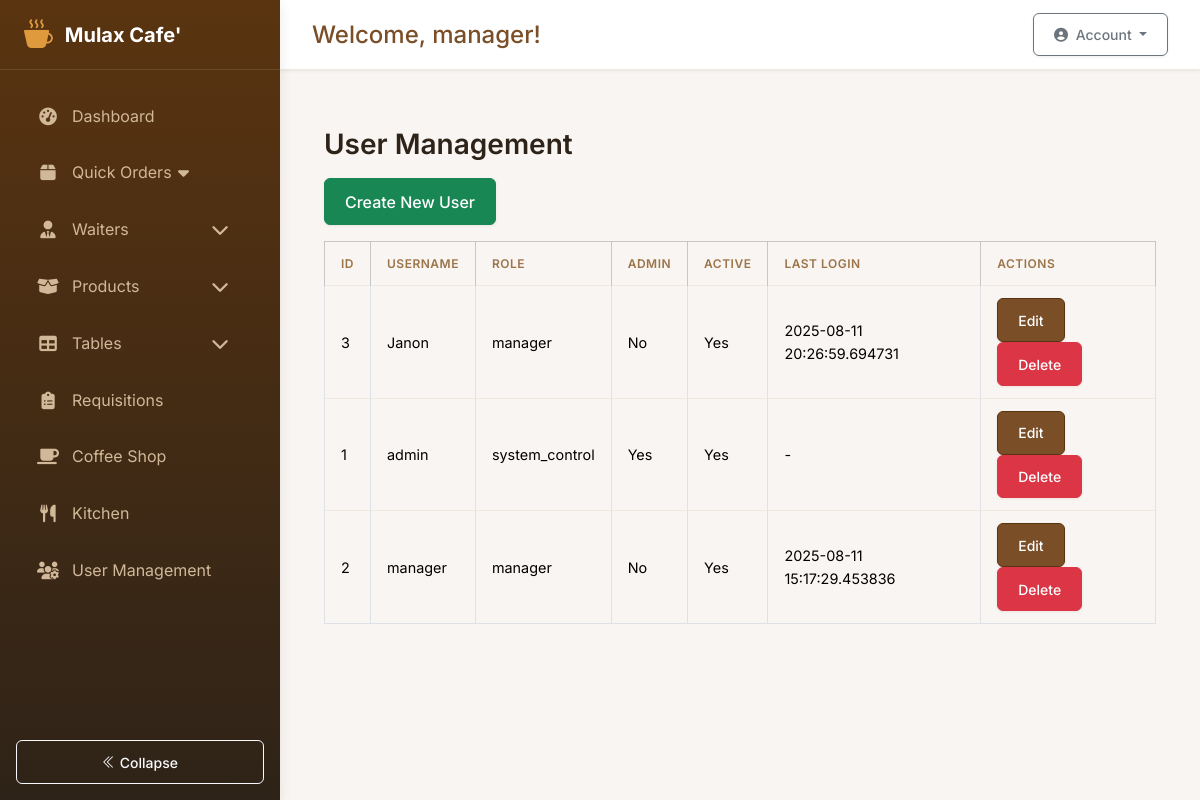
Before: /auth/admin/users (signed in) with the older database file.
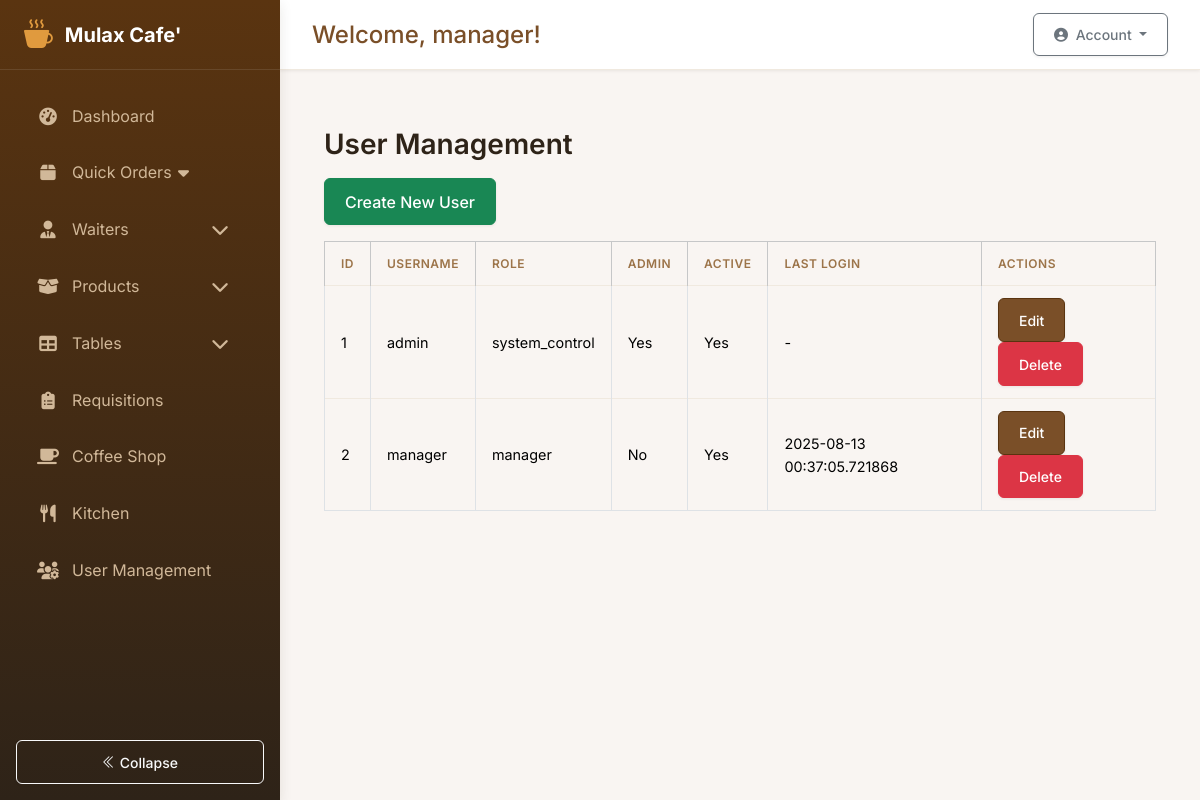
After: the same page with the newer database file.
### app/models.py (models this page shows, shortened)
class User(db.Model, UserMixin):
    __tablename__ = 'users'
    id = db.Column(db.Integer, primary_key=True)
    username = db.Column(db.String(80), unique=True, nullable=False)
    password_hash = db.Column(db.String(128))
    role = db.Column(db.String(20), default='employee')  # Possible values: 'system_control', 'manager', 'employee'
    is_admin = db.Column(db.Boolean, default=False)
    active = db.Column(db.Boolean, default=True)
    created_at = db.Column(db.DateTime, default=lambda: datetime.now(pytz.timezone('Africa/Kigali')))
    last_login = db.Column(db.DateTime)
    must_change_password = db.Column(db.Boolean, default=True)
    current_shift_id = db.Column(db.Integer, db.ForeignKey('shifts.id'))
    current_shift = db.relationship('Shift', back_populates='users')
    attendances = db.relationship('Attendance', back_populates='user')
    stock_movements = db.relationship('StockMovement', back_populates='user')
    requisitions = db.relationship(
        'Requisition',
        back_populates='requester',
        foreign_keys='[Requisition.user_id]'
    )
    approved_requisitions = db.relationship(
        'Requisition',
        back_populates='approver',
        foreign_keys='[Requisition.approved_by]'
    )
    coffee_sales = db.relationship('CoffeeSale', back_populates='recorder')
    orders_recorded = db.relationship('Order', back_populates='recorder', foreign_keys='[Order.recorded_by]')
    orders_served = db.relationship('Order', back_populates='server', foreign_keys='[Order.served_by]')
    orders_created = db.relationship('Order', back_populates='user', foreign_keys='Order.user_id')
    def is_system_control(self):
        return self.role == 'system_control' or self.is_admin
    def is_employee(self):
        return self.role == 'employee'
    def get_current_shift(self):
        if self.is_admin or self.is_system_control():
            return None  # Admins can see all shifts
        return self.current_shift

### app/auth/auth.py (the view)
@bp.route('/admin/users')
@login_required
def manage_users():
    users = User.query.order_by(User.username).all()
    for user in users:
        if user.last_login:
            user.formatted_last_login = user.last_login.strftime('%Y-%m-%d %H:%M')
        else:
            user.formatted_last_login = None
    return render_template('auth/manage_users.html', users=users)

### app/templates/auth/manage_users.html
{% extends 'base.html' %}
{% block content %}
<div class="container mt-4">
    <h3 class="mb-3">User Management</h3>
    <a href="{{ url_for('auth.create_user') }}" class="btn btn-success mb-3">Create New User</a>
    <table class="table table-bordered table-hover">
        <thead class="table-light">
            <tr>
                <th>ID</th>
                <th>Username</th>
                <th>Role</th>
                <th>Admin</th>
                <th>Active</th>
                <th>Last Login</th>
                <th>Actions</th>
            </tr>
        </thead>
        <tbody>
        {% for user in users %}
            <tr>
                <td>{{ user.id }}</td>
                <td>{{ user.username }}</td>
                <td>{{ user.role }}</td>
                <td>{{ 'Yes' if user.is_admin else 'No' }}</td>
                <td>{{ 'Yes' if user.active else 'No' }}</td>
                <td>{{ user.last_login or '-' }}</td>
                <td>
                    <a href="{{ url_for('auth.edit_user', user_id=user.id) }}" class="btn btn-sm btn-primary">Edit</a>
                    <form method="POST" action="{{ url_for('auth.delete_user', user_id=user.id) }}" style="display:inline-block" onsubmit="return confirm('Are you sure?');">
                        <button class="btn btn-sm btn-danger">Delete</button>
                    </form>
                </td>
            </tr>
        {% endfor %}
        </tbody>
    </table>
</div>
{% endblock %}

### app/templates/base.html (shortened to what this page needs)
<!DOCTYPE html>
<html lang="en">
<head>
    <link rel="stylesheet" href="https://cdn.jsdelivr.net/npm/bootstrap-icons@1.11.1/font/bootstrap-icons.css">
    <link href="https://cdn.jsdelivr.net/npm/bootstrap@5.3.2/dist/css/bootstrap.min.css" rel="stylesheet">
    <link href="{{ url_for('static', filename='css/styles.css') }}" rel="stylesheet">
    <link rel="stylesheet" href="https://cdnjs.cloudflare.com/ajax/libs/font-awesome/6.5.2/css/all.min.css">
    <link rel="stylesheet" href="https://cdn.datatables.net/1.11.5/css/dataTables.bootstrap5.min.css">
</head>
<body>
    {% if current_user.is_authenticated %}
        <div class="app-container">
            <aside class="sidebar" id="sidebar">
                <div class="sidebar-header">
                    <a href="#" class="sidebar-brand">
                        <i class="bi bi-cup-hot-fill"></i>
                        <span>Mulax Cafe'</span>
                    </a>
                </div>
                <div class="sidebar-nav-container">
                    <ul class="sidebar-nav">
                        {% if current_user.role in ['admin', 'manager'] %}
                            <li class="nav-item">
                                <a class="sidebar-nav-link" href="{{ url_for('main.dashboard') }}">
                                    <i class="fas fa-tachometer-alt"></i><span>Dashboard</span>
                                </a>
                            </li>
                        {% endif %}
                        <li class="nav-item">
                            <a class="sidebar-nav-link collapsed" href="#" data-bs-toggle="collapse" data-bs-target="#ordersMenu" aria-expanded="false">
                                <i class="fas fa-box"></i><span>Quick Orders</span>
                                <i class="fas fa-caret-down float-end"></i>
                            </a>
                        </li>
                        {% if current_user.role in ['admin', 'manager'] %}
<li class="nav-item">
    <a class="sidebar-nav-link d-flex align-items-center" href="#waitersSubmenu" data-bs-toggle="collapse" role="button" aria-expanded="false" aria-controls="waitersSubmenu">
        <i class="fas fa-user-tie"></i>
        <span>Waiters</span>
        <i class="fas fa-chevron-down ms-auto menu-toggle"></i>
    </a>
</li>
{% endif %}
                        <li class="nav-item">
                            <a class="sidebar-nav-link d-flex align-items-center" href="#productSubmenu" data-bs-toggle="collapse" role="button" aria-expanded="false" aria-controls="productSubmenu">
                                <i class="fas fa-box-open"></i>
                                <span>Products</span>
                                <i class="fas fa-chevron-down ms-auto menu-toggle"></i>
                            </a>
                        </li>
                        <li class="nav-item">
                            <a class="sidebar-nav-link d-flex align-items-center" href="#tablesSubmenu" data-bs-toggle="collapse" role="button" aria-expanded="false" aria-controls="tablesSubmenu">
                                <i class="fas fa-table"></i>
                                <span>Tables</span>
                                <i class="fas fa-chevron-down ms-auto menu-toggle"></i>
                            </a>
                        </li>
                        <li class="nav-item">
                            <a class="sidebar-nav-link" href="{{ url_for('requisitions.list_requisitions') }}">
                                <i class="fas fa-clipboard-list"></i><span>Requisitions</span>
                            </a>
                        </li>
                        <li class="nav-item">
                            <a class="sidebar-nav-link" href="{{ url_for('coffee.list_sales') }}">
                                <i class="fas fa-coffee"></i><span>Coffee Shop</span>
                            </a>
                        </li>
                        <li class="nav-item">
                            <a class="sidebar-nav-link" href="{{ url_for('kitchen.inventory') }}">
                                <i class="fas fa-utensils"></i><span>Kitchen</span>
                            </a>
                        </li>
                        {% if current_user.role in ['manager'] %}
                        <li class="nav-item">
                            <a class="sidebar-nav-link" href="{{ url_for('auth.manage_users') }}">
                                <i class="fas fa-users-cog"></i><span>User Management</span>
                            </a>
                        </li>
                        {% endif %}
                    </ul>
                </div>
                <div class="sidebar-footer p-3">
                    <button class="sidebar-toggle btn btn-sm btn-outline-light w-100" id="sidebarToggle">
                        <i class="bi bi-chevron-double-left"></i> <span>Collapse</span>
                    </button>
                </div>
            </aside>
            <main class="main-content" id="main-content">
                <div class="content-wrapper">
                    <div class="top-bar">
                        <div class="welcome-message">
                            <h4>Welcome, {{ current_user.username }}!</h4>
                        </div>
                        <div class="user-profile">
                            <div class="dropdown">
                                <button class="btn btn-sm btn-outline-secondary dropdown-toggle" type="button" id="dropdownMenuButton" data-bs-toggle="dropdown" aria-expanded="false">
                                    <i class="fas fa-user-circle me-1"></i> Account
                                </button>
                            </div>
                        </div>
                    </div>
                    <div class="content-container">
                        {% block content %}{% endblock %}
                    </div>
                </div>
            </main>
        </div>
    {% endif %}
</body>
</html>

### app/static/css/styles.css (style rules this page uses)
:root { --primary: #7B3F00; --secondary: #FFD700; --dark: #212529; --light: #F8F9FA; }
body { background-color: #f5f5f5; }
.btn-primary { background-color: var(--primary); border-color: var(--primary); }
.table th { background-color: var(--light); }
.table { font-size: 0.9rem; }
.table th { white-space: nowrap; position: sticky; top: 0; background-color: #f8f9fa; }

### app/templates/base.html (style rules this page uses)
:root { --primary-900: #2E2318; --primary-800: #5A3410; --primary-700: #7A4F28; --primary-600: #9C7449; --primary-500: #C89F6D; --primary-400: #D1B899; --primary-300: #E3D5C1; --primary-200: #F0E9DF; --primary-100: #F9F5F2; --accent-500: #E09A3E; --accent-400: #F3D6A8; --success-500: #3A7D44; --danger-500: #C64745; --warning-500: #D4A017; --info-500: #afc0c7; --font-sans: 'Inter', system-ui, -apple-system, sans-serif; --font-mono: 'SFMono-Regular', Consolas, 'Liberation Mono', Menlo, monospace; --sidebar-width: 280px; --sidebar-mini-width: 80px; --header-height: 70px; --topbar-height: 70px; --content-padding: 2rem; --transition-base: 0.2s ease; --transition-fast: 0.1s ease; --shadow-sm: 0 1px 3px rgba(46, 35, 24, 0.08); --shadow-md: 0 4px 12px rgba(46, 35, 24, 0.1); --shadow-lg: 0 8px 24px rgba(46, 35, 24, 0.12); --border-radius-sm: 6px; --border-radius: 10px; --border-radius-lg: 14px; }
body { font-family: var(--font-sans); background-color: var(--primary-100); color: var(--primary-900); line-height: 1.6; -webkit-font-smoothing: antialiased; -moz-osx-font-smoothing: grayscale; }
a { color: var(--primary-700); text-decoration: none; transition: color var(--transition-fast); }
h1, h2, h3, h4, h5, h6 { font-weight: 600; color: var(--primary-900); line-height: 1.3; margin-bottom: 1rem; }
.app-container { display: flex; min-height: 100vh; position: relative; }
.top-bar { position: fixed; top: 0; right: 0; left: var(--sidebar-width); height: var(--topbar-height); background: white; box-shadow: var(--shadow-sm); z-index: 900; display: flex; align-items: center; justify-content: space-between; padding: 0 var(--content-padding); transition: left var(--transition-base); border-bottom: 1px solid var(--primary-200); }
.welcome-message h4 { font-weight: 500; color: var(--primary-700); margin: 0; }
.user-profile { display: flex; align-items: center; gap: 0.75rem; }
.sidebar { width: var(--sidebar-width); background: linear-gradient(180deg, var(--primary-800) 0%, var(--primary-900) 100%); color: white; transition: all var(--transition-base); position: fixed; height: 100vh; z-index: 1000; box-shadow: var(--shadow-md); display: flex; flex-direction: column; }
.sidebar-header { padding: 1.5rem; height: var(--header-height); display: flex; align-items: center; border-bottom: 1px solid rgba(255, 255, 255, 0.1); }
.sidebar-brand { font-size: 1.25rem; font-weight: 700; color: white; display: flex; align-items: center; gap: 0.75rem; }
.sidebar-brand i { color: var(--accent-500); font-size: 1.8rem; }
.sidebar-nav-container { flex: 1; overflow-y: auto; padding: 1rem 0; }
.sidebar-nav { list-style: none; padding: 0; margin: 0; }
.sidebar-nav-link { display: flex; align-items: center; padding: 0.85rem 1.5rem; color: var(--primary-400); transition: all var(--transition-fast); position: relative; margin: 0.25rem 0.75rem; border-radius: var(--border-radius-sm); }
.sidebar-nav-link i { font-size: 1.1rem; margin-right: 0.75rem; width: 24px; text-align: center; }
.sidebar-nav-link span { transition: opacity var(--transition-base), transform var(--transition-base); }
.main-content { flex: 1; margin-left: var(--sidebar-width); transition: margin-left var(--transition-base); min-height: 100vh; display: flex; flex-direction: column; }
.content-wrapper { padding-top: var(--topbar-height); flex: 1; }
.content-container { padding: var(--content-padding); }
.btn { border-radius: var(--border-radius-sm); padding: 0.65rem 1.25rem; font-weight: 500; transition: all var(--transition-fast); box-shadow: var(--shadow-sm); }
.btn-primary { background-color: var(--primary-700); border-color: var(--primary-800); }
.table { --bs-table-bg: transparent; --bs-table-striped-bg: var(--primary-100); }
.table > :not(:first-child) { border-top: 1px solid var(--primary-200); }
.table th { font-weight: 600; text-transform: uppercase; font-size: 0.75rem; letter-spacing: 0.5px; color: var(--primary-600); background-color: var(--primary-100); padding: 0.75rem 1rem; }
.table td { padding: 0.75rem 1rem; vertical-align: middle; border-top: 1px solid var(--primary-200); }

Changed rows visible on the page:
removed User: id "3", username "Janon", role "manager", is_admin "No", active "Yes", last_login "2025-08-11 20:26:59.694731"
changed User "manager": last_login "2025-08-11 15:17:29.453836" → "2025-08-13 00:37:05.721868"
